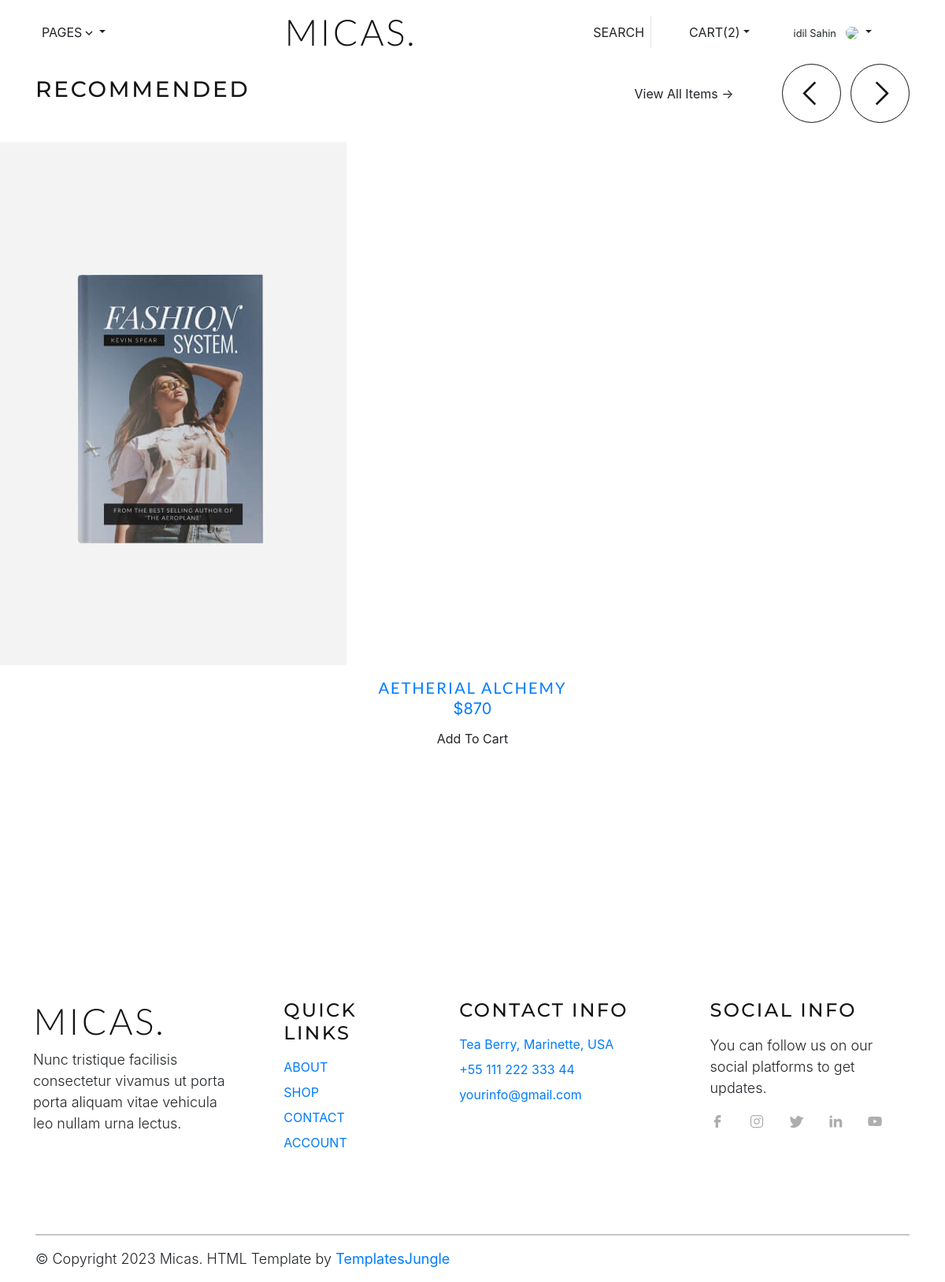
The page /recommended (signed in) on the database as committed earlier.
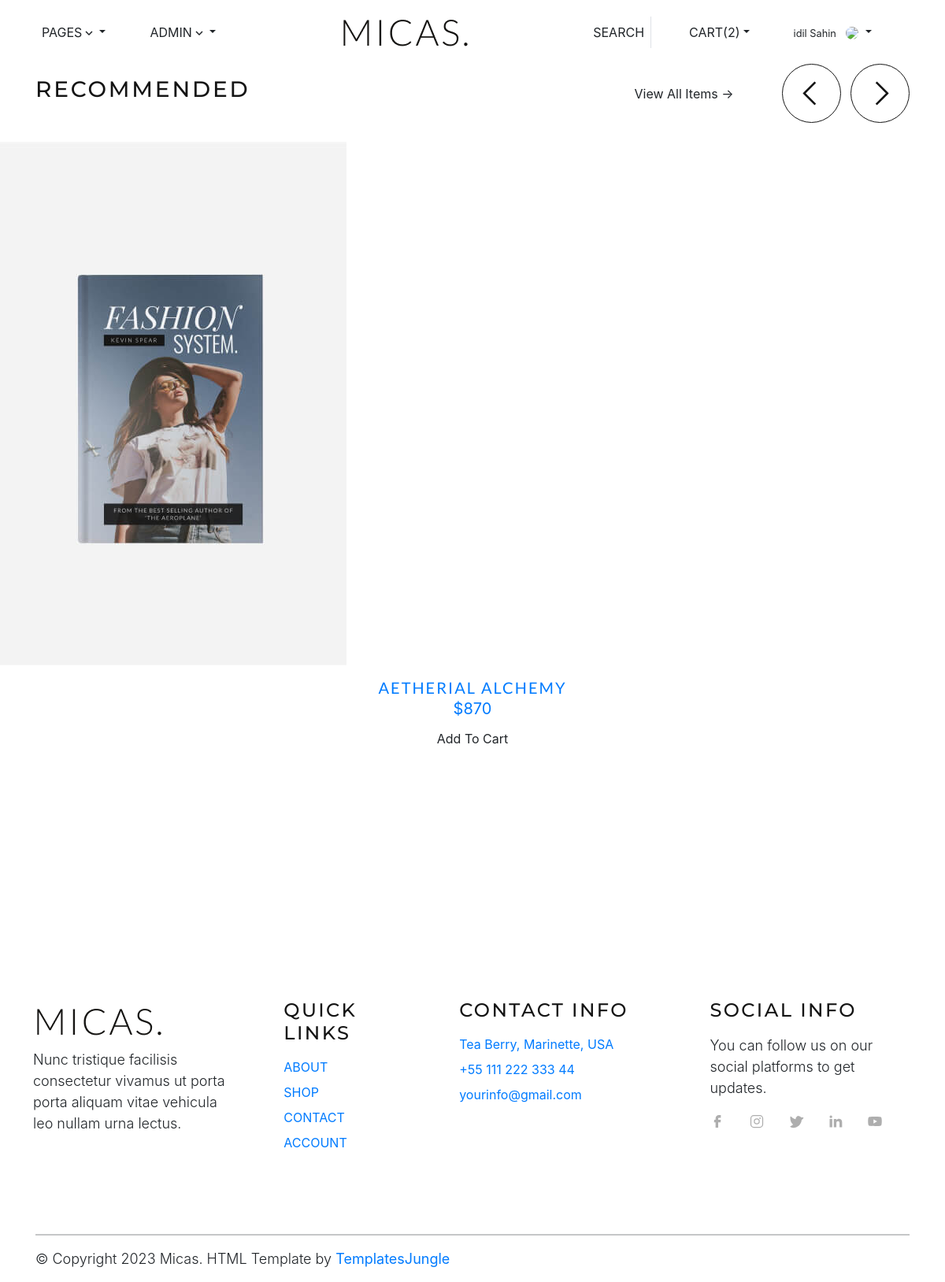
The same page on the database as committed later.
### onlinebookstore/routes.py (the view)
@routes.route('/recommended')
def recommended():
 return render_template("recomended.html", user=current_user)

### onlinebookstore/templates/recomended.html (shortened to what this page needs)
{% extends "index.html" %}
{% block content %}
<section id="products" class="product-store padding-xlarge pt-0 position-relative">
    <div class="container display-header d-flex flex-wrap justify-content-between pb-4">
      <h3 class="mt-3">Recommended</h3>
      <div class="btn-right d-flex flex-wrap align-items-center">
        <a href="shop.html" class="btn me-5">View all items →</a>
        <div class="swiper-buttons">
          <button class="swiper-prev product-carousel-prev2 me-2">
            <svg width="41" height="41"><use xlink:href="#angle-left"></use></svg>
          </button>
          <button class="swiper-next product-carousel-next2">
            <svg width="41" height="41"><use xlink:href="#angle-right"></use></svg>
          </button>
        </div>
      </div>
    </div>
    <div class="swiper product-swiper2">
      <div class="swiper-wrapper">
        <div class="swiper-slide">
          <div class="product-card">
            <div class="image-holder">
              <img src="/static/images/product-item6.jpg" alt="product-item" class="img-fluid">
            </div>
            <div class="card-detail text-center pt-3 pb-2">
              <h5 class="card-title fs-4 text-uppercase m-0">
                <a href="single-product.html">Aetherial Alchemy</a>
              </h5>
              <span class="item-price text-primary fs-4">$870</span>
              <div class="cart-button mt-1">
                <a href="#" class="btn">Add to cart</a>
              </div>
            </div>
          </div>
        </div>
      </div>
    </div>
  </section>
{% endblock %}

### onlinebookstore/templates/index.html (shortened to what the changed rows need)
<!DOCTYPE html>
<html>
  <head>
    <link rel="stylesheet" type="text/css" href="/static/css/vendor.css">
    <link rel="stylesheet" type="text/css" href="/static/css/bootstrap.min.css">
    <link rel="stylesheet" type="text/css" href="/static/css/style.css">
    <link rel="stylesheet" href="https://stackpath.bootstrapcdn.com/bootstrap/4.3.1/css/bootstrap.min.css">
    <link rel="stylesheet" href="https://cdn.datatables.net/1.11.5/css/jquery.dataTables.min.css">
    <link rel="stylesheet" href="https://cdnjs.cloudflare.com/ajax/libs/font-awesome/5.15.3/css/all.min.css">
  </head>
  <body>
    <header id="header" class="site-header bg-white">
      <nav id="header-nav" class="navbar navbar-expand-lg px-3">
        <div class="container">
          <div class="offcanvas offcanvas-end" tabindex="-1" id="bdNavbar" aria-labelledby="bdNavbarOffcanvasLabel">
            <div class="offcanvas-body">
              <ul id="navbar" class="navbar-nav w-100 d-flex justify-content-between align-items-center">
                <ul class="list-unstyled d-lg-flex justify-content-md-between align-items-center">
                  {% if user.role_id == 100 %}
                  <li class="nav-item dropdown">
                    <a class="nav-link text-uppercase dropdown-toggle ms-0" data-bs-toggle="dropdown" href="#" role="button" aria-expanded="false">Admin<svg class="bi" width="18" height="18"><use xlink:href="#chevron-down"></use></svg></a>
                  </li>
                  {% endif %}
                </ul>
              </ul>
            </div>
          </div>
        </div>
      </nav>
    </header>
  </body>
</html>

Rows that differ between the two databases and show on the page:
changed User "idil": role_id empty → 100 (drawn)
Other text that changed with them:
text now shown: "ADMIN"
